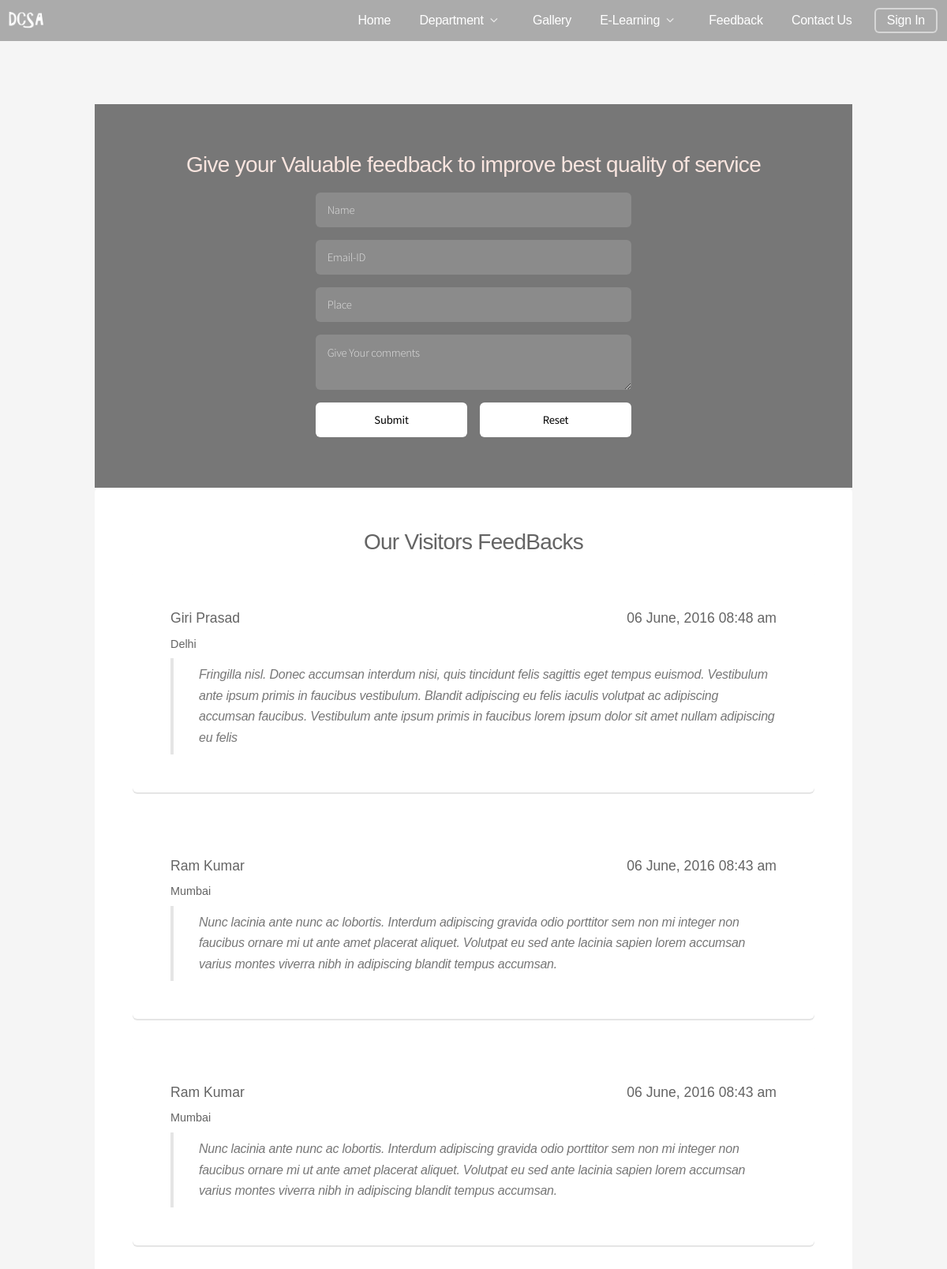
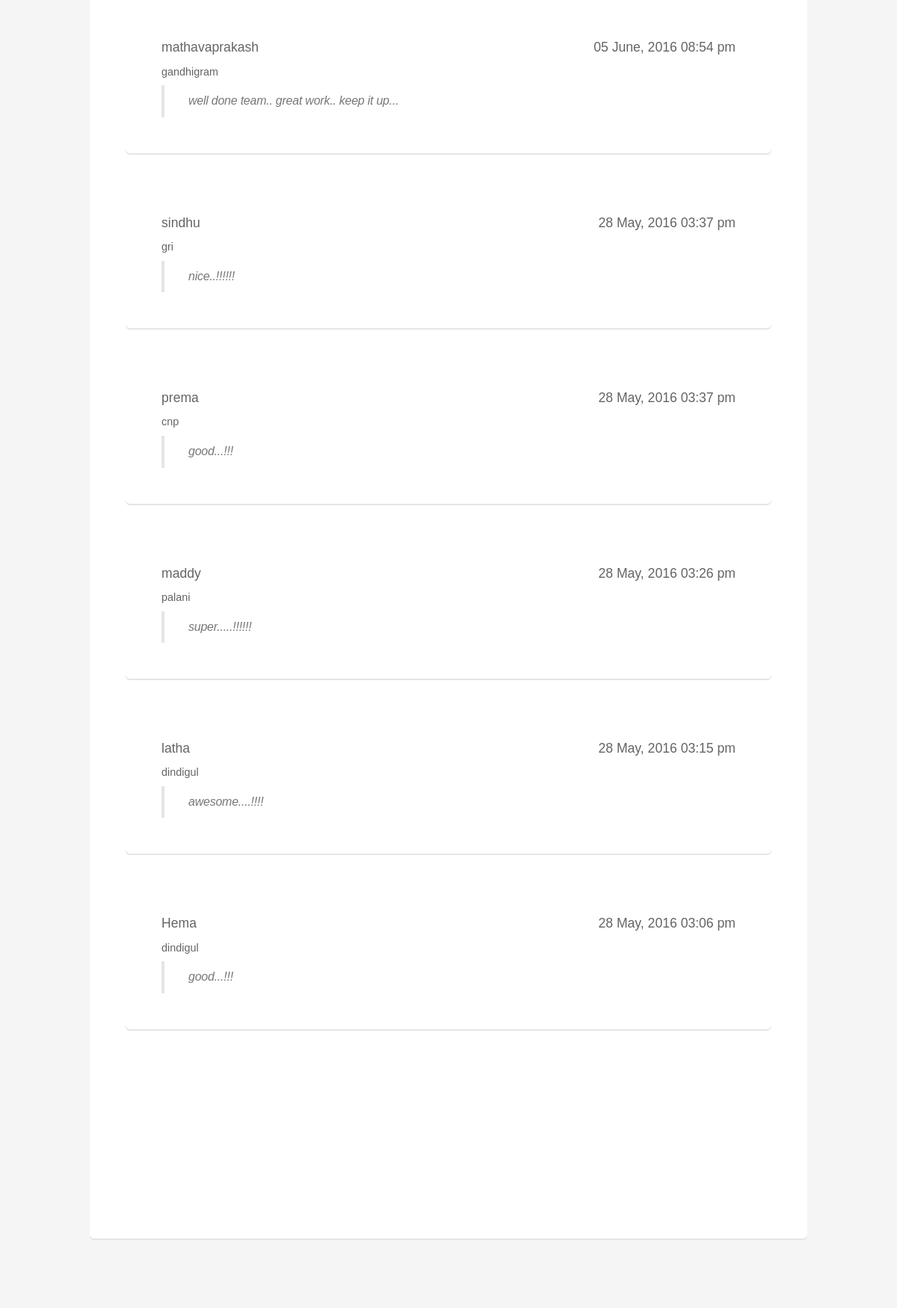
Page /feedback.php (upper part) on the committed database (2 pictures, top to bottom).
### tables this page shows
CREATE TABLE `feedback` (
  `id` int(11) NOT NULL,
  `name` varchar(50) NOT NULL,
  `email` varchar(100) NOT NULL,
  `feedback` varchar(2000) NOT NULL,
  `place` varchar(200) NOT NULL,
  `cdate` datetime NOT NULL DEFAULT CURRENT_TIMESTAMP
);

### feedback.php (the view, shortened to what this page needs)
<!DOCTYPE HTML>
<html>
	<head>
		<link rel="stylesheet" href="assets/css/main.css" />
                <link rel="stylesheet" type="text/css" href="stylesheets/jquery.validate.css" />
		<link rel="stylesheet" type="text/css" href="stylesheets/style.css" />
	</head>
	<body>
		<div id="page-wrapper">
			<div class="header-overlay">
				<header id="header" class="alt">
					<a href="index.html"><img src="images/dcsa-logo.png" height="50" /></a>
					<nav id="nav">
						<ul>
							<li><a href="index.html">Home</a></li>
							<li>
								<a href="#" class="icon fa-angle-down">Department</a>
							</li>
							<li><a href="gallery/gallery.php">Gallery</a></li>
							<li><a href="#" class="icon fa-angle-down">E-Learning</a>
									</li>
								</ul>
							<li><a href="feedback.php">Feedback</a></li>
							<li><a href="contact.php">Contact Us</a></li>
							<li><a href="login.php" class="button">Sign In</a></li>
					</nav>
				</header>
			</div>
                    <section id="main" class="container">
                    <div class="row">
						<div class="12u">
							<section id="cta">
								<h3>Give your Valuable feedback to improve best quality of service</h3>
									<form method="post" action="#" >
										<div class="row uniform 50%">
											<div class="12u 12u(mobilep)">
												<input type="text" name="box1" value="" id="box1" required="true"  placeholder="Name" />
											</div>
											<div class="12u 12u(mobilep)">
												<input type="text" name="box2" value="" id="box2" required="true"  placeholder="Email-ID" />
											</div>
											<div class="12u 12u(mobilep)">
												<input type="text" name="box3" value="" id="box3" required="true"  placeholder="Place" />
											</div>
											<div class="12u 12u(mobilep)">
												 <textarea placeholder="Give Your comments" name="feed" required="true" id="feed"></textarea>
											</div>
										</div>
                                        <div class="row uniform 50%">
											<div class="12u">
												<ul class="actions fit">
													<li><input type="submit" class="button fit" value="Submit"/></li>
													<li><input type="reset" class="button fit"value="Reset"/></li>
												</ul>
											</div>
										</div>
									</form>
							</section>
						</div>
					</div>
						<div class="row">
							<div class="12u">
								<section class="box"> <h3 align="center">Our Visitors FeedBacks</h3><table height="200px">
								<?PHP
									$query=  mysql_query("SELECT * FROM `feedback`  ORDER BY `feedback`.`cdate` DESC");
									$exist=  mysql_num_rows($query);
										if($exist>0)
										{
											while($row=  mysql_fetch_assoc($query))
											{
												$tablename=$row['name'];
												$tableplace=$row['place'];
												$tablefeed=$row['feedback'];
												$tabledate=$row['cdate'];
												?>
									<div class="row">
										<div class="12u">
											<section class="box">
												<div class="row">
													<div class="6u 12u(mobilep)">
														<h4 align="left"><?php print "$tablename"; ?></h4>
														<h5 align="left"><?php print "$tableplace"; ?></h5>
													</div>
													<div class="6u 12u(mobilep)">
														<h4 align="right"><?php print date("d F, Y  h:i a",strtotime($tabledate));  ?></h4>
													</div>
												</div>
												<blockquote><?php print "$tablefeed"; ?></blockquote>
											</section>
										</div>
									</div>
												<?PHP
											}
										}
										?>
										</table>
								</section>
							</div>
						</div>
                 </section>
		</div>
	</body>
</html>

### stylesheets/style.css (style rules this page uses)
body { font-family: Arial, Helvetica, sans-serif; font-size: 16px; padding: 20px; }

### rows in the picture
feedback: name "Giri Prasad", place "Delhi", cdate "06 June, 2016 08:48 am", feedback "Fringilla nisl. Donec accumsan interdum nisi, quis tincidunt felis sagittis eget tempus euismod. Vestibulum ante ipsum primis in faucibus vestibulum. Blandit adipiscing eu felis iaculis volutpat ac adipiscing accumsan faucibus. Vestibulum ante ipsum primis in faucibus lorem ipsum dolor sit amet nullam adipiscing eu felis"
feedback: name "Ram Kumar", place "Mumbai", cdate "06 June, 2016 08:43 am", feedback "Nunc lacinia ante nunc ac lobortis. Interdum adipiscing gravida odio porttitor sem non mi integer non faucibus ornare mi ut ante amet placerat aliquet. Volutpat eu sed ante lacinia sapien lorem accumsan varius montes viverra nibh in adipiscing blandit tempus accumsan."
feedback: name "Ram Kumar", place "Mumbai", cdate "06 June, 2016 08:43 am", feedback "Nunc lacinia ante nunc ac lobortis. Interdum adipiscing gravida odio porttitor sem non mi integer non faucibus ornare mi ut ante amet placerat aliquet. Volutpat eu sed ante lacinia sapien lorem accumsan varius montes viverra nibh in adipiscing blandit tempus accumsan."
feedback: name "mathavaprakash", place "gandhigram", cdate "05 June, 2016 08:54 pm", feedback "well done team.. great work.. keep it up..."
feedback: name "sindhu", place "gri", cdate "28 May, 2016 03:37 pm", feedback "nice..!!!!!!"
feedback: name "prema", place "cnp", cdate "28 May, 2016 03:37 pm", feedback "good...!!!"
feedback: name "maddy", place "palani", cdate "28 May, 2016 03:26 pm", feedback "super.....!!!!!!"
feedback: name "latha", place "dindigul", cdate "28 May, 2016 03:15 pm", feedback "awesome....!!!!"
feedback: name "Hema", place "dindigul", cdate "28 May, 2016 03:06 pm", feedback "good...!!!"
